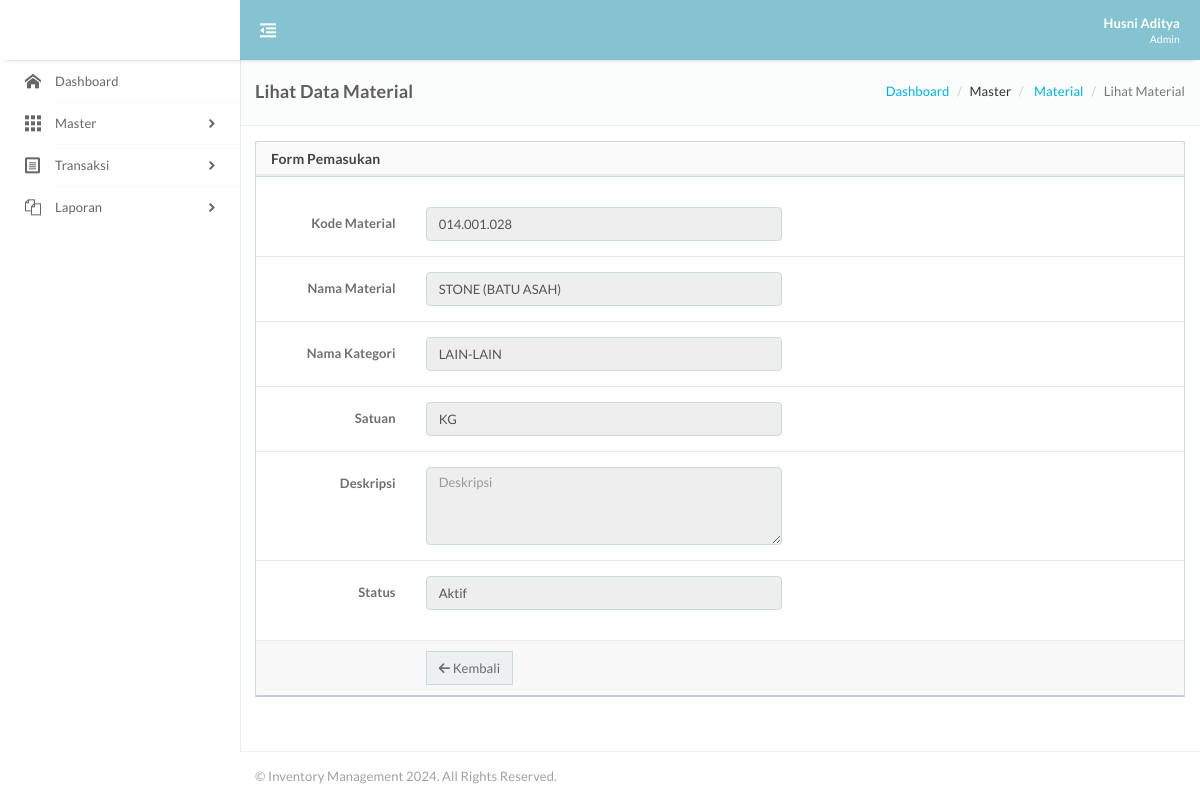
The page /barang_transaksi.php?method=view&id=014.001.028 (signed in) on the database its author committed.
### tables this page shows
CREATE TABLE IF NOT EXISTS `m_barang` (
  `ID_BARANG` varchar(50) NOT NULL,
  `ID_KATEGORI` varchar(50) DEFAULT NULL,
  `NAMA_BARANG` varchar(100) DEFAULT NULL,
  `DESKRIPSI` varchar(150) DEFAULT NULL,
  `SATUAN` varchar(50) DEFAULT NULL,
  `STATUS` varchar(50) DEFAULT '1',
  `CREATED_BY` varchar(50) DEFAULT NULL,
  `CREATED_DATE` datetime DEFAULT NULL,
  `UPDATED_BY` varchar(50) DEFAULT NULL,
  `UPDATED_DATE` datetime DEFAULT NULL,
  PRIMARY KEY (`ID_BARANG`),
  KEY `ID_KATEGORI` (`ID_KATEGORI`)
);

CREATE TABLE IF NOT EXISTS `m_kategori` (
  `ID_KATEGORI` varchar(50) NOT NULL,
  `NAMA_KATEGORI` varchar(50) DEFAULT NULL,
  `DESKRIPSI` varchar(150) DEFAULT NULL,
  `STATUS` varchar(50) DEFAULT '1',
  `CREATED_BY` varchar(50) DEFAULT NULL,
  `CREATED_DATE` datetime DEFAULT NULL,
  `UPDATED_BY` varchar(50) DEFAULT NULL,
  `UPDATED_DATE` datetime DEFAULT NULL,
  PRIMARY KEY (`ID_KATEGORI`)
);

### module/connection/conn.php (called while the page is built, shortened)
<?php
$host = "localhost";
$database = "inventory";
$username = "burhan";
$password = "inventory2024";
try {
    $db1 = new PDO("mysql:host=$host;dbname=$database", $username, $password);
    $db1->setAttribute(PDO::ATTR_ERRMODE, PDO::ERRMODE_EXCEPTION);
    function GetQuery2($query, $params = [])
    {
        global $db1;
        $result = $db1->prepare($query);
        $result->execute($params);
        return $result;
    }
} catch (PDOException $e) {
    die("Database connection failed: " . $e->getMessage());
}
?>

### module/backend/master/barang/t_barang.php (called while the page is built, shortened)
<?php
if (isset($_GET['method']) && $_GET['method'] == 'delete') {
    require_once '../../../connection/conn.php';
    $ID_USER = $_SESSION['LOGINUS_INV'];
    $ID_BARANG = $_GET['id'];
    $query = "DELETE FROM m_barang WHERE ID_BARANG = :ID_BARANG";
    $params = array(':ID_BARANG' => $ID_BARANG);
    $deleteKategori = GetQuery2($query, $params);
    if ($deleteKategori->rowCount() > 0) {
        echo "<script>alert('Data berhasil dihapus');</script>";
        echo "<script>document.location.href='../../../../barang.php';</script>";
    } else {
        echo "<script>alert('Data gagal dihapus');</script>";
    }
} else {
    if (isset($_GET['id'])) {
        $ID_BARANG_GET = $_GET['id'];
        $query = "SELECT b.*,CASE WHEN b.STATUS = 1 THEN 'Aktif' ELSE 'Tidak Aktif' END STATUS_DETAIL,k.NAMA_KATEGORI, b.ID_KATEGORI ID_KATEGORI_EDIT
            FROM m_barang b
            LEFT JOIN m_kategori k ON b.ID_KATEGORI = k.ID_KATEGORI
            WHERE b.STATUS = 1 AND b.ID_BARANG = :ID_BARANG";
        $params = array(':ID_BARANG' => $ID_BARANG_GET);
        $getBarang = GetQuery2($query, $params);
        $rowBarang = $getBarang->fetchAll(PDO::FETCH_ASSOC);
        foreach ($rowBarang as $row) {
            extract($row);
        }
    }
}
?>

### module/view/master/barang/v_barang_transaksi.php (the view, shortened to what this page needs)
<?php
if (isset($_GET['id']) && $_GET['method'] == 'view') {
    ?>
    <div class="container-fluid">
        <div class="page-header page-header-block">
            <div class="page-header-section">
                <h4 class="title semibold">Lihat Data Material</h4>
            </div>
            <div class="page-header-section">
                <div class="toolbar">
                    <ol class="breadcrumb breadcrumb-transparent nm">
                        <li><a href="dashboard.php">Dashboard</a></li>
                        <li >Master</li>
                        <li><a href="barang.php"> Material</a></li>
                        <li class="active">Lihat  Material</li>
                    </ol>
                </div>
            </div>
        </div>
        <div class="row">
            <div class="col-md-12">
                <div class="panel panel-default">
                    <div class="panel-heading">
                        <h3 class="panel-title">Form Pemasukan</h3>
                    </div>
                    <form class="form-horizontal form-bordered" action="" method="post" data-parsley-validate>
                        <div class="panel-body">
                            <div class="form-group">
                                <label class="col-sm-2 control-label">Kode Material</label>
                                <div class="col-sm-5">
                                    <input class="form-control" type="text" name="ID_BARANG" value="<?= $ID_BARANG; ?>" readonly>
                                </div>
                            </div>
                            <div class="form-group">
                                <label class="col-sm-2 control-label">Nama Material</label>
                                <div class="col-sm-5">
                                    <input class="form-control" type="text" name="NAMA_BARANG" value="<?= htmlspecialchars($NAMA_BARANG, ENT_QUOTES, 'UTF-8'); ?>" readonly>
                                </div>
                            </div>
                            <div class="form-group">
                                <label class="col-sm-2 control-label">Nama Kategori</label>
                                <div class="col-sm-5">
                                    <input class="form-control" type="text" name="NAMA_KATEGORI" value="<?= $NAMA_KATEGORI; ?>" readonly>
                                </div>
                            </div>
                            <div class="form-group">
                                <label class="col-sm-2 control-label">Satuan</label>
                                <div class="col-sm-5">
                                    <input class="form-control" type="text" name="SATUAN" value="<?= $SATUAN; ?>" readonly>
                                </div>
                            </div>
                            <div class="form-group">
                                <label class="col-sm-2 control-label">Deskripsi</label>
                                <div class="col-sm-5">
                                    <textarea rows="4" class="form-control" name="DESKRIPSI" placeholder="Deskripsi" readonly><?= $DESKRIPSI; ?></textarea>
                                </div>
                            </div>
                            <div class="form-group">
                                <label class="col-sm-2 control-label">Status</label>
                                <div class="col-sm-5">
                                    <input class="form-control" type="text" name="STATUS" value="<?= $STATUS_DETAIL; ?>" readonly>
                                </div>
                            </div>
                        </div>
                        <div class="panel-footer">
                        <div class="row">
                            <div class="col-sm-9 col-sm-offset-2">
                                <a href="barang.php" class="btn btn-default"><i class="fa fa-arrow-left"></i> Kembali</a>
                            </div>
                        </div>
                    </form>
                </div>
            </div>
        </div>
    </div>
    <?php
}
?>

### assets/stylesheet/layout.css (style rules this page uses)
html { position: relative; z-index: 1; min-height: 100%; letter-spacing: 0.1px; }
html body { font-family: 'Lato', sans-serif; font-size: 13px; min-height: 100%; background-color: #fff; overflow-x: hidden; }
#main > .container-fluid, #main > .container { float: left; width: 100%; padding: 15px; padding-bottom: 0; }

### rows shown on the page
m_barang: ID_BARANG "014.001.028", NAMA_BARANG "STONE (BATU ASAH)", NAMA_KATEGORI "LAIN-LAIN", SATUAN "KG"

### other values the page prints
$_SESSION["LOGINNAMA_INV"] "Husni Aditya"
$_SESSION["LOGINAKS_INV"] "Admin"
